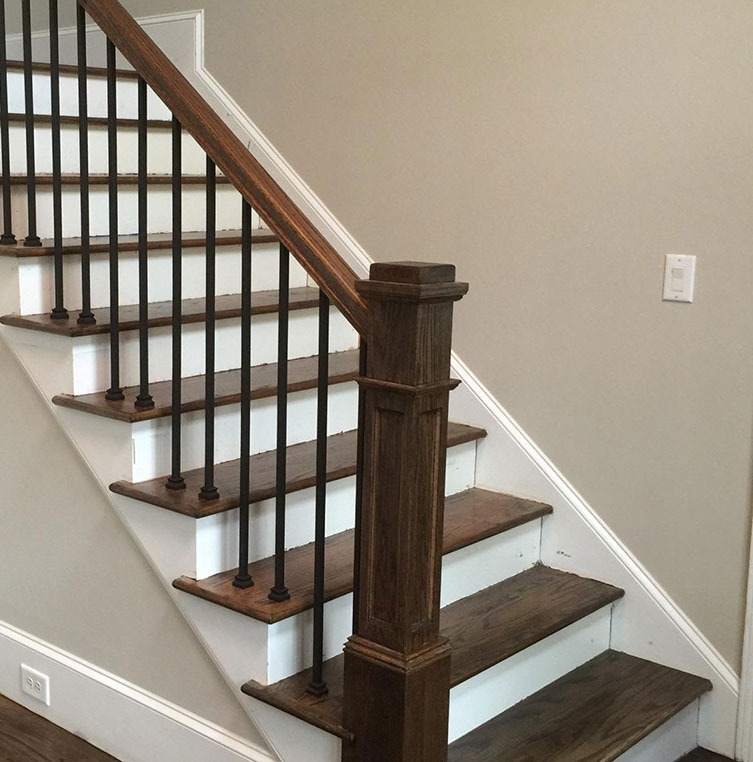
#> input picture Jupyter Notebook Python Files/First Step Detection/Test Data/Test_cont.jpeg, 753 x 762 px, found by its file name
$ jupyter execute Step_Via_Contour_Detection.ipynb
#> lines starting #> are read from the running program, lines starting #| are printed output that depends on the picture; after the words box and inside, x2 and y2 are one past the last pixel; in counts of white or black regions, pixels touching at a corner belong together
[cell 1]
import cv2
import numpy as np
from matplotlib import pyplot as plt


im = cv2.imread('C:/Users/STSC/Downloads/Test_cont.JPEG');
#> im is the input picture: shape (762, 753, 3); mean B, G, R 127.9, 140.9, 150.1
op = cv2.imread('C:/Users/STSC/Downloads/Test_cont.JPEG');

blur = cv2.GaussianBlur(im, (3,3), 0)
gray = cv2.cvtColor(blur, cv2.COLOR_BGR2GRAY)
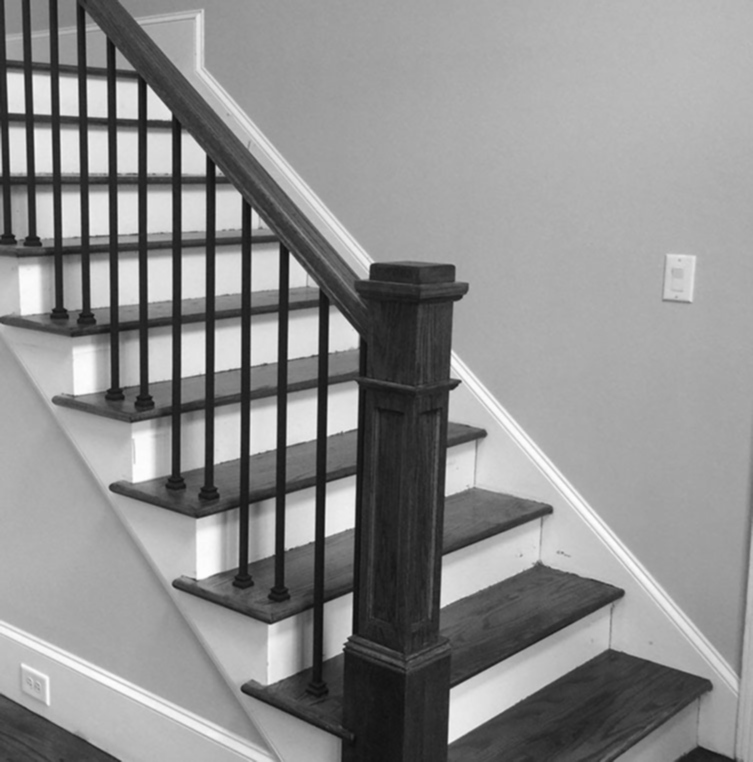
#> gray: shape (762, 753); min 12, max 253, mean 142.2

thresh = cv2.threshold(gray, 220, 255, cv2.THRESH_BINARY_INV)[1]
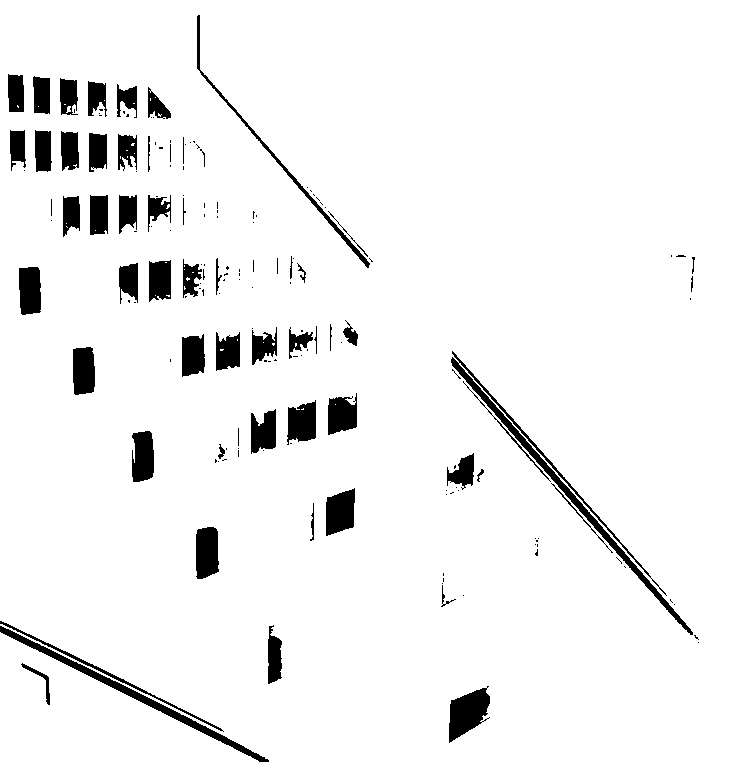
#> thresh: shape (762, 753); 94.6% white; 165 black regions (108 under 20 px), largest, box (x1, y1, x2, y2) and area: (451, 351, 693, 635) 2896, (0, 626, 269, 762) 1954, (449, 686, 490, 743) 1407
im = cv2.Canny(im,100,200)
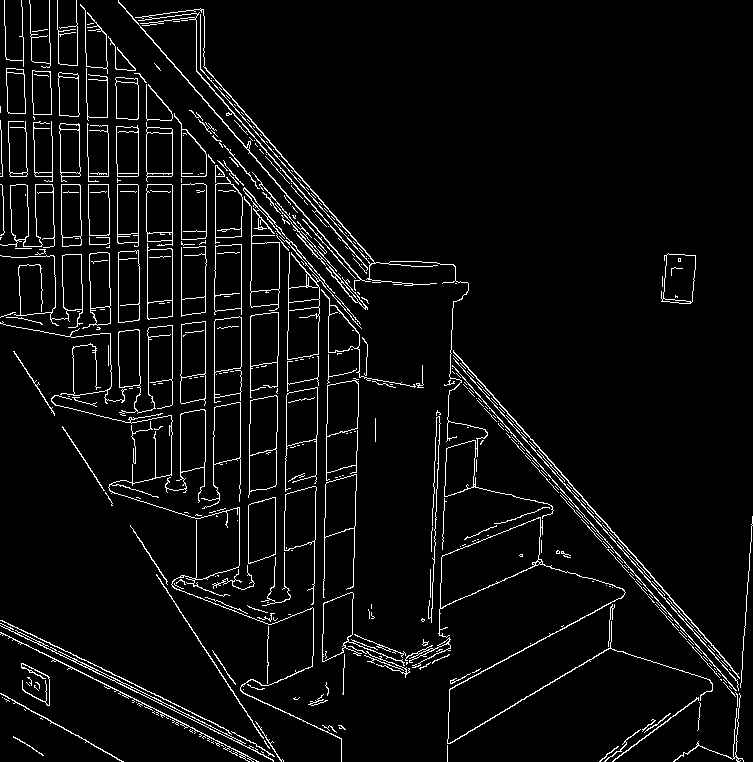
#> im: shape (762, 753); 4.9% white in thin lines or dots

#hough line transform


cnts = cv2.findContours(im, cv2.RETR_EXTERNAL, cv2.CHAIN_APPROX_SIMPLE)
#> cnts = 411 contours, 338 with area under 20; largest, box (x1, y1, x2, y2) and area: (438, 517, 713, 744) 5069, (243, 187, 362, 360) 2612, (248, 395, 278, 498) 2468, (180, 321, 206, 406) 1904, (135, 8, 554, 519) 1829
cnts = cnts[0] if len(cnts) == 2 else cnts[1]
c = max(cnts, key=cv2.contourArea)
#> c = contour of 1045 points, box (x1, y1, x2, y2) (438, 517, 713, 744), area 5069

left = tuple(c[c[:, :, 0].argmin()][0])
#> left = (438, 633)
right = tuple(c[c[:, :, 0].argmax()][0])
#> right = (712, 684)
top = tuple(c[c[:, :, 1].argmin()][0])
#> top = (538, 517)
bottom = tuple(c[c[:, :, 1].argmax()][0])
#> bottom = (447, 743)

#cv2.drawContours(im, [c], -1, (36, 255, 12), 2)
cv2.drawContours(op, [c], -1, (36, 255, 0), 2)
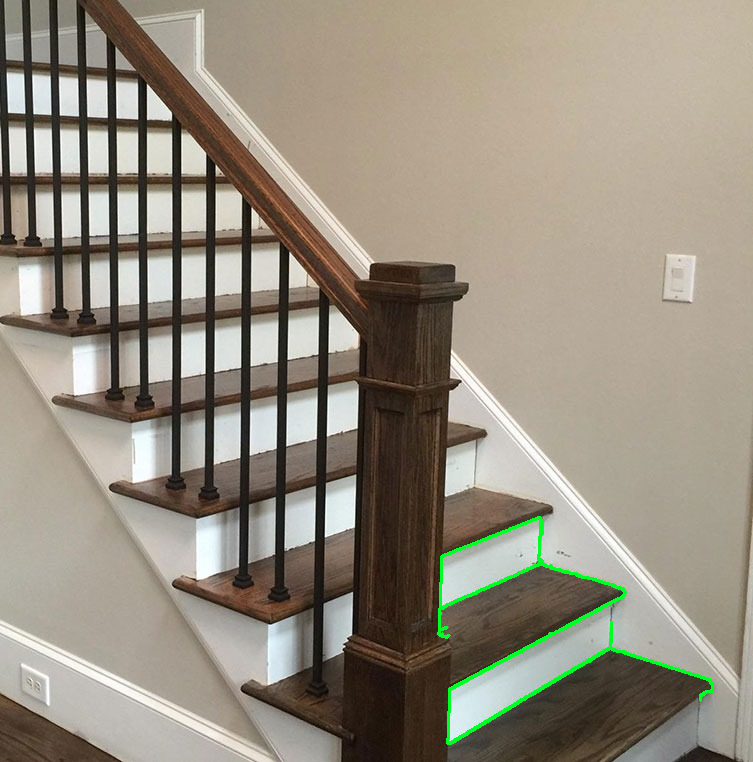
#> op: shape (762, 753, 3); 0.68% of pixels changed, all inside (x1, y1, x2, y2) = (437, 516, 714, 745)

cv2.circle(op, left, 8, (255, 0, 0), -1)
#> op: shape (762, 753, 3); 0.03% of pixels changed, all inside (x1, y1, x2, y2) = (430, 625, 447, 642)

cv2.circle(op, right, 8, (255, 0, 0), -1)
#> op: shape (762, 753, 3); mean B, G, R 127.5, 141.7, 149.2
cv2.circle(op, top, 8, (255, 0, 0), -1)
#> op: shape (762, 753, 3); mean B, G, R 127.6, 141.7, 149.2
cv2.circle(op, bottom, 8, (255, 0, 0), -1)
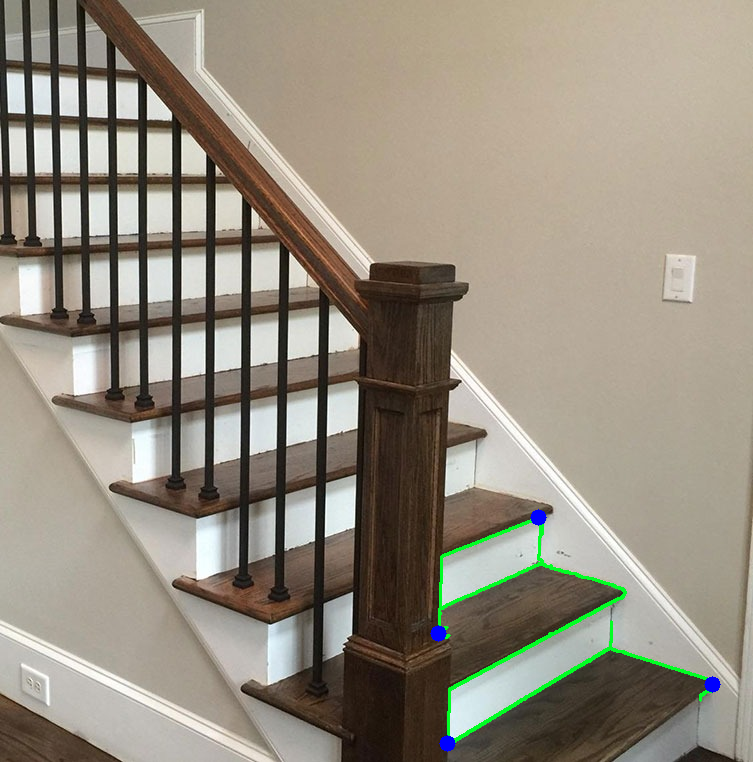
#> op: shape (762, 753, 3); mean B, G, R 127.7, 141.6, 149.2

print('left: {}'.format(left))
#| left: (438, 633)
print('right: {}'.format(right))
#| right: (712, 684)
print('top: {}'.format(top))
#| top: (538, 517)
print('bottom: {}'.format(bottom))
#| bottom: (447, 743)
cv2.imshow('thresh', thresh)
cv2.imshow('image', op)
cv2.waitKey()
